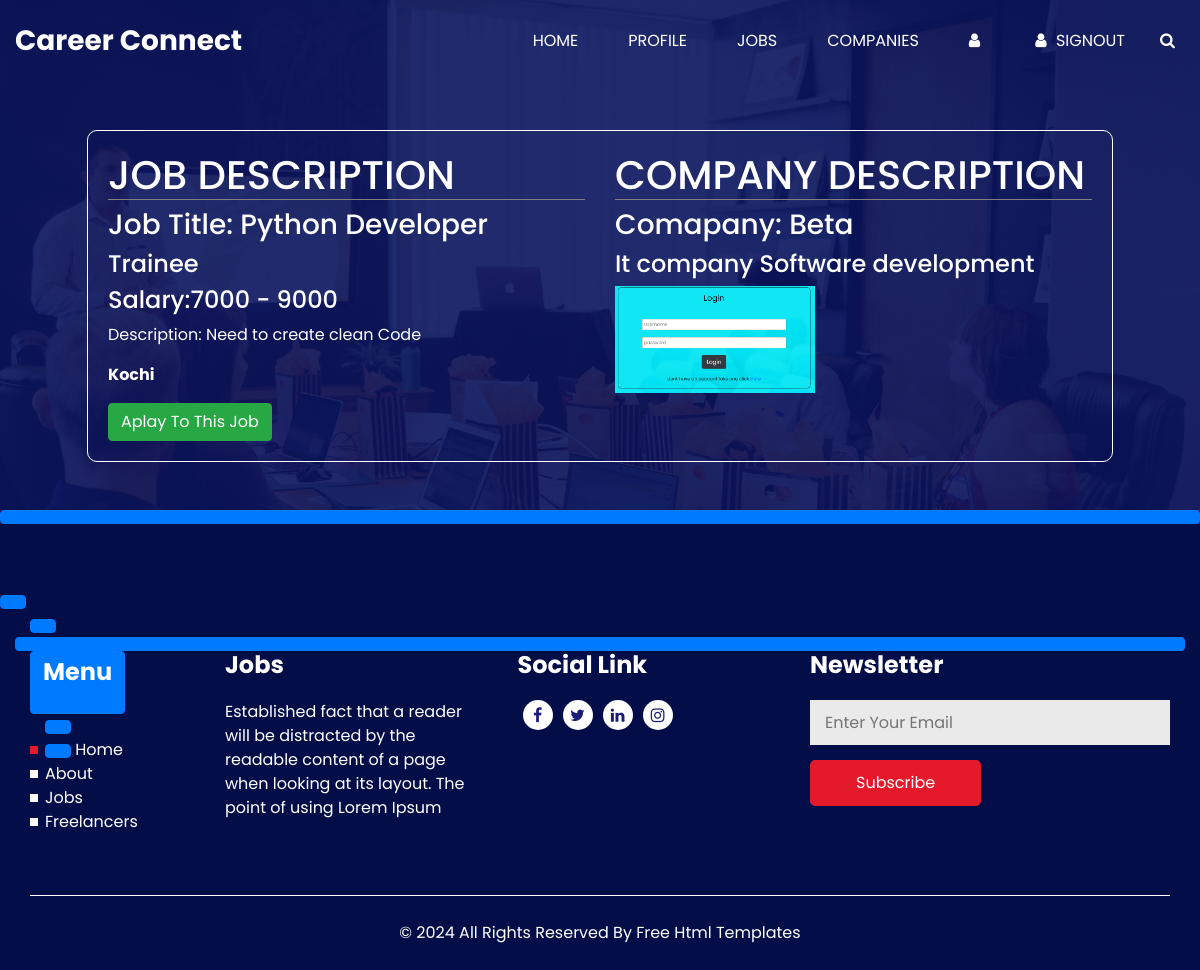
Page /career/JobViewUser/1 on the committed database.
### careers/models.py (models this page shows, shortened)
class Joblist(models.Model):
    options = (("Software","Software"),("IT","IT"),("Technical","Technical"),("Accounts","Accounts"),("Mamagement","Management"),("HR","HR"),("Marketing","Marketing"),("Other","Other"))
    Job_title = models.CharField(max_length = 255)
    job_category = models.CharField(max_length = 255,choices = options,null = True,blank = True)
    job_description = models.CharField(max_length = 255)
    Salary_start = models.IntegerField()
    Salary_end = models.IntegerField()
    Location = models.CharField(max_length = 255)
    mode_of_work = models.CharField(max_length = 255 , choices = (("Full time","Full time"),("Part Time","Part Time"),("Trainee","Trainee")))
    approval_status = models.BooleanField(default = False)
    recruiter = models.ForeignKey(User, on_delete = models.CASCADE, null=True, blank = True)
    company_profile = models.ForeignKey(RecruiterData, on_delete = models.CASCADE, null=True, blank = True)

### Home/models.py (models this page shows, shortened)
class RecruiterData(models.Model):
    user = models.ForeignKey(User,on_delete = models.CASCADE)
    profile = models.CharField(max_length = 255)
    conmpany_logo_or_photo = models.FileField(upload_to="company_photo")
    field_of_work = models.CharField(max_length = 255)
    approval_status  = models.BooleanField(default = False)

### careers/views.py (the view)
# urls.py: path("JobViewUser/<int:pk>",views.JobViewUser,name="JobViewUser"),
def JobViewUser(request,pk):
    job = Joblist.objects.get(id = pk)
    context = {
        "job":job
    }
    return render(request,"jobview.html",context)

### templates/jobview.html (shortened to what this page needs)
{% extends "homeindex.html" %}
{% block content %}
<div class="container mt-5 mb-5">
    <div class="content">
        <div class="row">
            <div class="col md-6">
                <div class="item">
                    <h1>JOB DESCRIPTION</h1>
                    <h3>Job Title: {{job.Job_title}}</h3>
                    <h4>{{job.mode_of_work}}</h4>
                    <h4>Salary:{{job.Salary_start}} - {{job.Salary_end}}</h4>
                    <p>Description: {{job.job_description}} </p>
                    <p><b>{{job.Location}}</b></p>
                </div>
            </div>
            <div class="col md-6">
               <h1> COMPANY DESCRIPTION</h1>
                <div class="item">
                    <h3>Comapany: {{job.company_profile.user.first_name}} </h3>
                    <h4>{{job.company_profile.profile}} {{job.company_profile.field_of_work}}</h4>
                    <img src="{{job.company_profile.conmpany_logo_or_photo.url}}" width="200px" alt="">
                </div>
            </div>
            <div class="col-md-12">
                <div class="item">
                    <a data-bs-toggle="modal" data-bs-target="#exampleModal" class="btn btn-success">Aplay To This Job</a>
                </div>
            </div>
        </div>
    </div>
</div>
  <div class="modal fade" id="exampleModal" tabindex="-1" aria-labelledby="exampleModalLabel" aria-hidden="true">
    <div class="modal-dialog">
      <div class="modal-content">
        <div class="modal-footer">
          <a href="{%url 'Applaytojob' job.id %}" type="button" class="btn btn-primary">Yes</button>
        </div>
      </div>
    </div>
  </div>
{% endblock %}

### static/css/style.css (style rules this page uses)
body { font-family: 'Poppins', sans-serif; color: #0c0c0c; background-color: #ffffff; overflow-x: hidden; }
a, a:hover, a:focus { text-decoration: none; }
.btn, .btn:focus { outline: none !important; -webkit-box-shadow: none; box-shadow: none; }
.info_section .info_links ul li a { color: #ffffff; }

### templates/jobview.html (style rules this page uses)
.content { width:90%; padding: 20px; margin: auto; border-radius: 10px; border: .5px solid white; color: white !important; }
.content h1 { border-bottom: .5px solid gray; }

### rows in the picture
Joblist: Job_title "Python Developer", mode_of_work "Trainee", Salary_start "7000", Salary_end "9000", job_description "Need to create clean Code", Location "Kochi", company_profile.user.first_name "Beta", company_profile.profile "It company", company_profile.field_of_work "Software development", company_profile.conmpany_logo_or_photo (picture)
